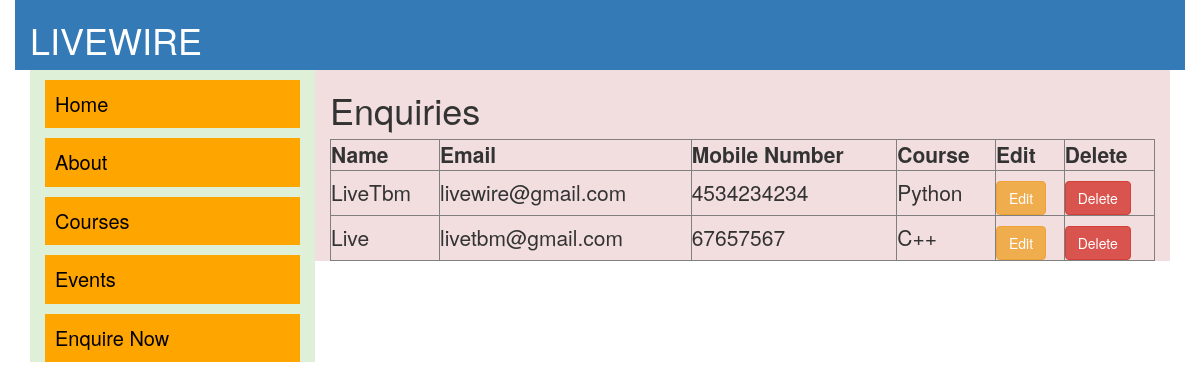
Page /staff/view/ on the committed database.
### myapp/models.py (models this page shows)
class Enquiry(models.Model):
    name = models.CharField(max_length=30,verbose_name='Enter Name')
    phone = models.IntegerField(verbose_name='Enter Mobile Number',help_text='Mobile number should contain 10 digits')
    mailid = models.EmailField(verbose_name='Enter Mail id')
    course = models.CharField(max_length=20,choices=[
        ('Java','Java'),
        ('Python','Python3'),
        ('C','C'),
        ('C++','C++'),
        ('Django','Django')
    ],default='Others')

### myapp/views.py (the view)
# urls.py: path('staff/view/',viewEnquiries),
def viewEnquiries(request):
    data = Enquiry.objects.all()
    return render(request,'enquiries.html',{'data':data})

### templates/enquiries.html
{%extends 'home.html'%}
{%block a %}
    <h1>Enquiries</h1>
    <table border="" width="100%">
        <tr>
            <th>Name</th>
            <th>Email</th>
            <th>Mobile Number</th>
            <th>Course</th>
            <th>Edit</th>
            <th>Delete</th>
        </tr>
        {%for a in data%}
        <tr>
            <td>{{a.name}}</td>
            <td>{{a.mailid}}</td>
            <td>{{a.phone}}</td>
            <td>{{a.course}}</td>
            <td><a href="edit/{{a.id}}" class="btn btn-warning">Edit</a></td>
            <td><a href="delete/{{a.id}}" class="btn btn-danger">Delete</a></td>
        </tr>
        {%endfor%}
    </table>
{%endblock%}

### templates/home.html (style rules this page uses)
a { background-color:orange; color:black; font-size:20px; display:block; margin-top:10px; padding:10px; }

### rows in the picture
Enquiry: name "LiveTbm", mailid "livewire@gmail.com", phone "4534234234", course "Python"
Enquiry: name "Live", mailid "livetbm@gmail.com", phone "67657567", course "C++"
